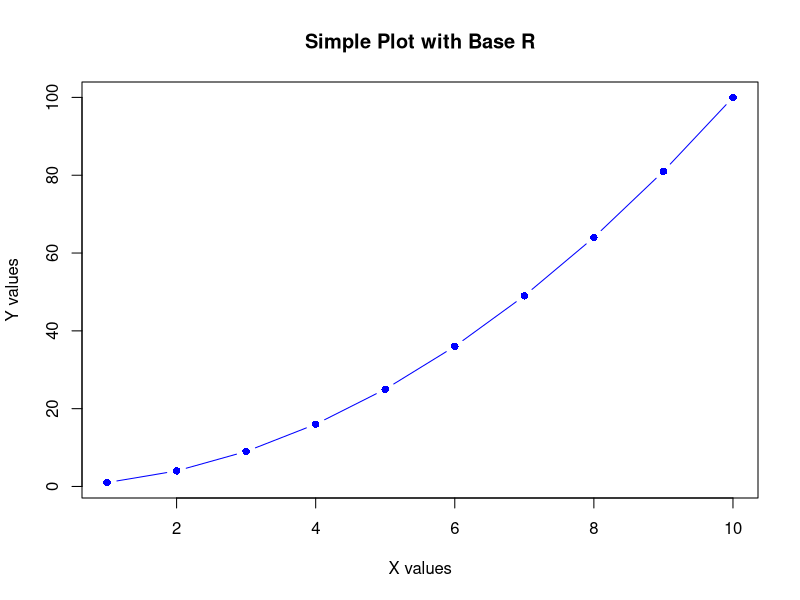

Recreate this plot in R.
## ---- chunk 1
#| echo: true
#| eval: true

# Basic arithmetic
x <- 5 + 3
print(x)

# Create a vector
numbers <- c(1, 2, 3, 4, 5)
print(numbers)

# Calculate mean
mean_value <- mean(numbers)
print(paste("Mean:", mean_value))
## ---- chunk 2
#| echo: true
#| eval: true
#| fig-height: 4

# Simple plot using base R
x <- 1:10
y <- x^2

plot(x, y,
     type = "b",
     col = "blue",
     pch = 16,
     main = "Simple Plot with Base R",
     xlab = "X values",
     ylab = "Y values")
